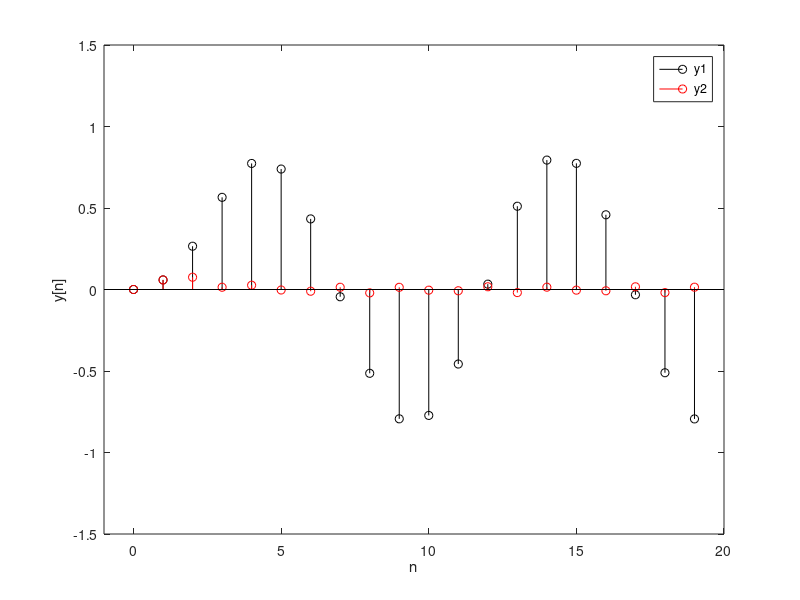

Recreate this plot in MATLAB.
v1 = 0.1; v2 = 0.4;
n = 0:1:19;
func = @(n,v) sin(2*pi*v*n);
x1 = func(n,v1);
x2 = func(n,v2);

a1 = -0.9; a2 = 0.3; b0 = 0.1; b1 = 0.2; b2 = 0.1;

y1 = filter([b0 b1 b2],[1 a1 a2],x1);
y2 = filter([b0 b1 b2],[1 a1 a2],x2);


figure(1);
clf; hold on;
stem(n,y1,'ko');
stem(n,y2,'ro');
axis([-1 20 -1.5 1.5]);
box on;
xlabel('n'); ylabel('y[n]');
legend({'y1', 'y2'})